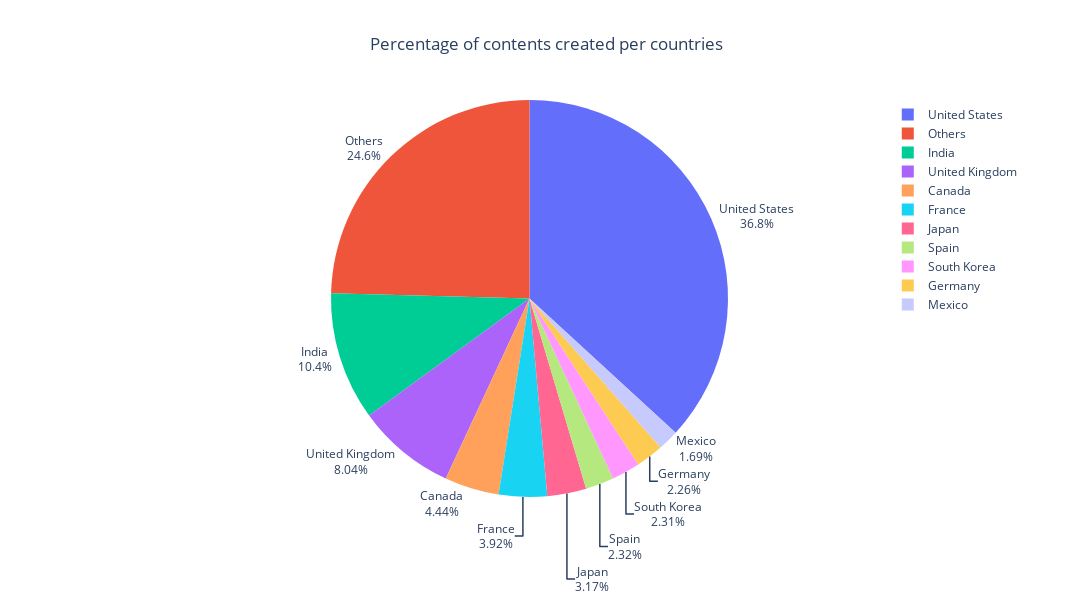

The cell this chart's notebook holds for it:
### Code cell
fig = px.pie(top_countries, values='Count', names='Country',         
             hover_data=['Count'], 
             labels={'Country':'Country'},
             title= 'Percentage of contents created per countries',
             height=600,
             width=1200)
fig.update_traces(textposition='outside', textinfo='percent+label')
fig.update_layout(title={'x':0.5, 'xanchor': 'center'})
fig.show()

### Figure 1 — Plotly figure (JSON) as saved in the notebook; plotly's stock layout.template omitted (floating-point values rounded to 4 significant figures)
{"data": [{"customdata": [[3690], [1046], [806], [445], [393], [318], [232], [231], [226], [169], [2463]], "domain": {"x": [0, 1], "y": [0, 1]}, "hovertemplate": "Country=%{label}<br>Count=%{customdata[0]}<extra></extra>", "labels": ["United States", "India", "United Kingdom", "Canada", "France", "Japan", "Spain", "South Korea", "Germany", "Mexico", "Others"], "legendgroup": "", "name": "", "showlegend": true, "textinfo": "percent+label", "textposition": "outside", "type": "pie", "values": [3690, 1046, 806, 445, 393, 318, 232, 231, 226, 169, 2463]}], "layout": {"height": 600, "legend": {"tracegroupgap": 0}, "title": {"text": "Percentage of contents created per countries", "x": 0.5, "xanchor": "center"}, "width": 1200}}
